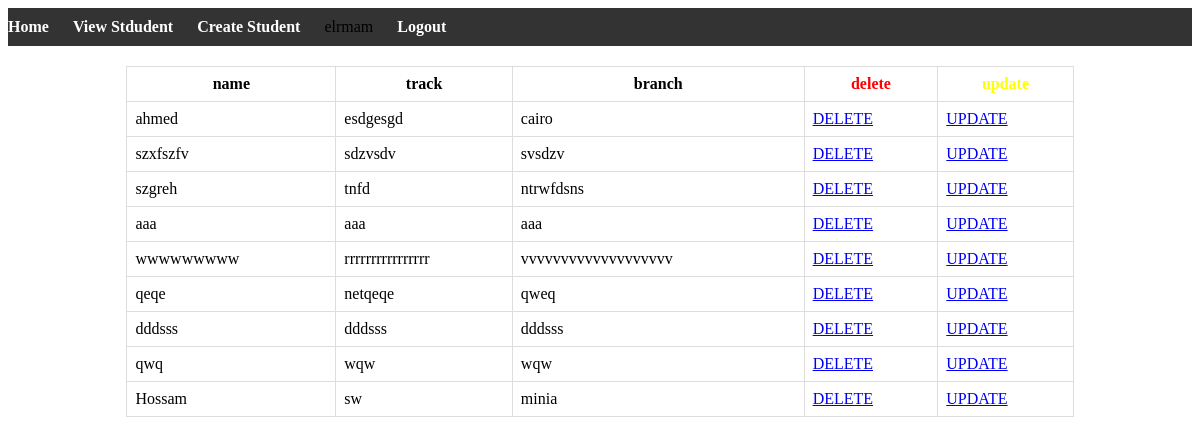
Screenshot of /viewstd/ (signed in) with the database file from the repository.
### lab1/models.py (models this page shows)
class Data(models.Model):
    id = models.IntegerField(primary_key=True)
    name = models.CharField(max_length=20)
    track = models.CharField(max_length=20)
    branch = models.CharField(max_length=20)

### lab1/views.py (the view)
# urls.py: path("viewstd/", viewstd, name="viewstd"),
def viewstd(request):
    if request.session.get("username"):
        students = Data.objects.all()
        context = {"students": students}
        return render(request, "lab1/viewstd.html", context)
    else:
        return redirect("signin")

### lab1/templates/lab1/viewstd.html
{% extends 'base.html' %}
{% block body %}
    <table>
        <tr>
            <th>name</th>
            <th>track</th>
            <th>branch</th>
            <th style="color: red;">delete</th>
            <th style="color: yellow;">update</th>
        </tr>
        {% for student in students %}
        <tr>
            <td>{{ student.name }}</td>
            <td>{{ student.track }}</td>
            <td>{{ student.branch }}</td>
            <td><a href="{% url 'deletestd' student.id %}">DELETE</a></td>
            <td><a href="{% url 'updatestd' student.id %}">UPDATE</a></td>
        </tr>
    {% endfor %}
    </table>
{% endblock body %}

### templates/base.html
{% load static %}
<!DOCTYPE html>
<html lang="en">
<head>
    <link rel="stylesheet" href="{% static 'css/base.css' %}">
</head>
<body>
    <nav class="navbar">
        <ul>
            <li><a href="{%url 'home'%}">Home</a></li>
            <li><a href="{%url 'viewstd'%}">View Stdudent</a></li>
            <li><a href="{%url 'createstd'%}">Create Student</a></li>
            <li>{{request.session.username}}</li>
            <li><a href="{%url 'signout'%}">Logout</a></li>
        </ul>
    </nav>
    {% block body %}
    {% endblock body %}
</body>
</html>

### static/css/base.css (style rules this page uses)
.navbar { background-color: #333; padding: 10px 0; }
.navbar ul { list-style-type: none; margin: 0; padding: 0; }
.navbar ul li { display: inline; margin-right: 20px; }
.navbar ul li a { text-decoration: none; color: #fff; font-weight: bold; }
table { width: 80%; margin: 20px auto; border-collapse: collapse; }
table th, table td { border: 1px solid #ddd; padding: 8px; }

### rows the page displays
Data: name "ahmed", track "esdgesgd", branch "cairo"
Data: name "szxfszfv", track "sdzvsdv", branch "svsdzv"
Data: name "szgreh", track "tnfd", branch "ntrwfdsns"
Data: name "aaa", track "aaa", branch "aaa"
Data: name "wwwwwwwww", track "rrrrrrrrrrrrrrrr", branch "vvvvvvvvvvvvvvvvvvv"
Data: name "qeqe", track "netqeqe", branch "qweq"
Data: name "dddsss", track "dddsss", branch "dddsss"
Data: name "qwq", track "wqw", branch "wqw"
Data: name "Hossam", track "sw", branch "minia"

### other values shown
{{ request.session.username }} "elrmam"
